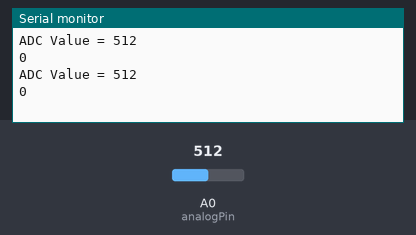
A sketch run on a simulated Arduino Uno, built with avr-gcc and run on an emulated ATmega328P. Parts: the last lines printed to the serial monitor. The inputs (shaded band) are chosen by the test bench; at power-on: A0 (analogPin) = 512.

Above: at 1.8 s.
1.9 s: A0 (analogPin) set to 716
At 2.8 s:
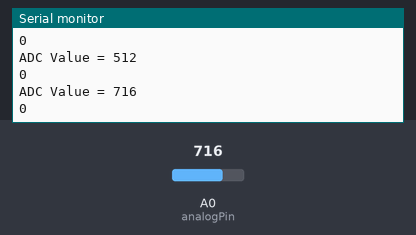
3.4 s: A0 (analogPin) set to 900
At 4.8 s:
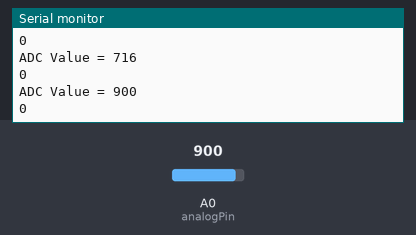
Timing chart, 0 to 6.4 s (numbered marks = the images above; inputs shaded):
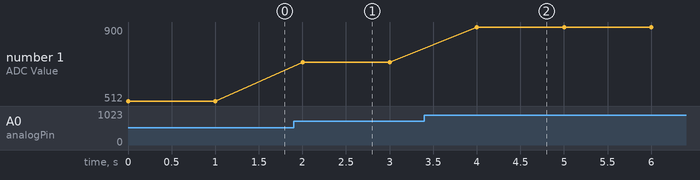

The sketch:

ADC.ino
```cpp
#define analogPin A0 /* ESP8266 Analog Pin ADC0 = A0 */

int adcValue = 0.0;  /* Variable to store Output of ADC */
int current = 0.0;

void setup()
{
  Serial.begin(115200); /* Initialize serial communication at 115200 */
}

void loop()
{
  adcValue = analogRead(analogPin); /* Read the Analog Input value */
  current = (adcValue / 1023.0);

  /* Print the output in the Serial Monitor */
  Serial.print("ADC Value = ");
  Serial.println(adcValue);
  Serial.println(current);

  delay(1000);
}
```

Measured:
- after the input at 1.9 s, the serial monitor: prints a new line after 0.10 s (image 1)
- after the input at 3.4 s, the serial monitor: prints a new line after 0.60 s (image 2)
- plotted number 1: 512 → 716 after the input at 1.9 s, 716 → 900 after the input at 3.4 s
